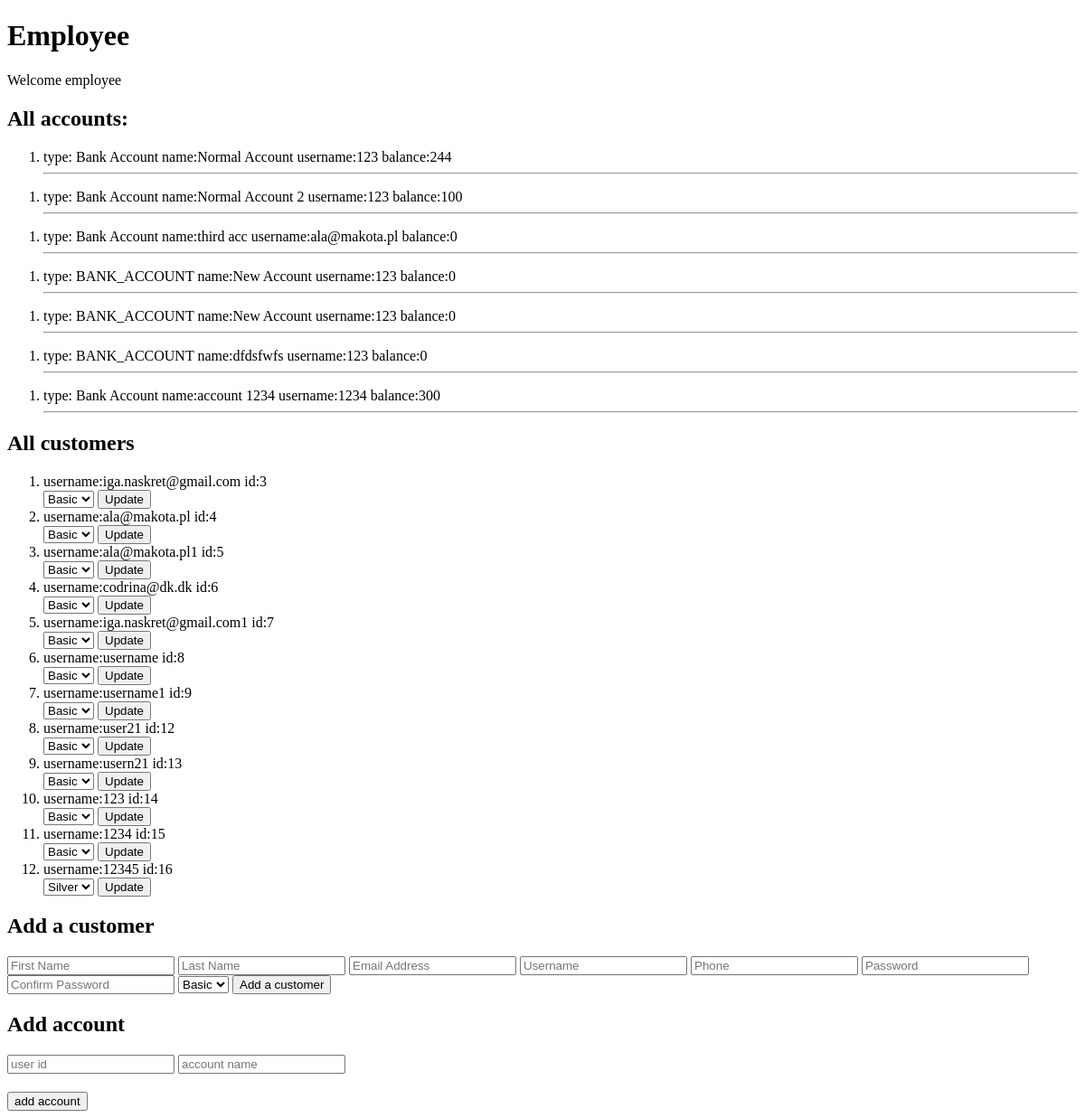
The app's page /bank/employee, older data.
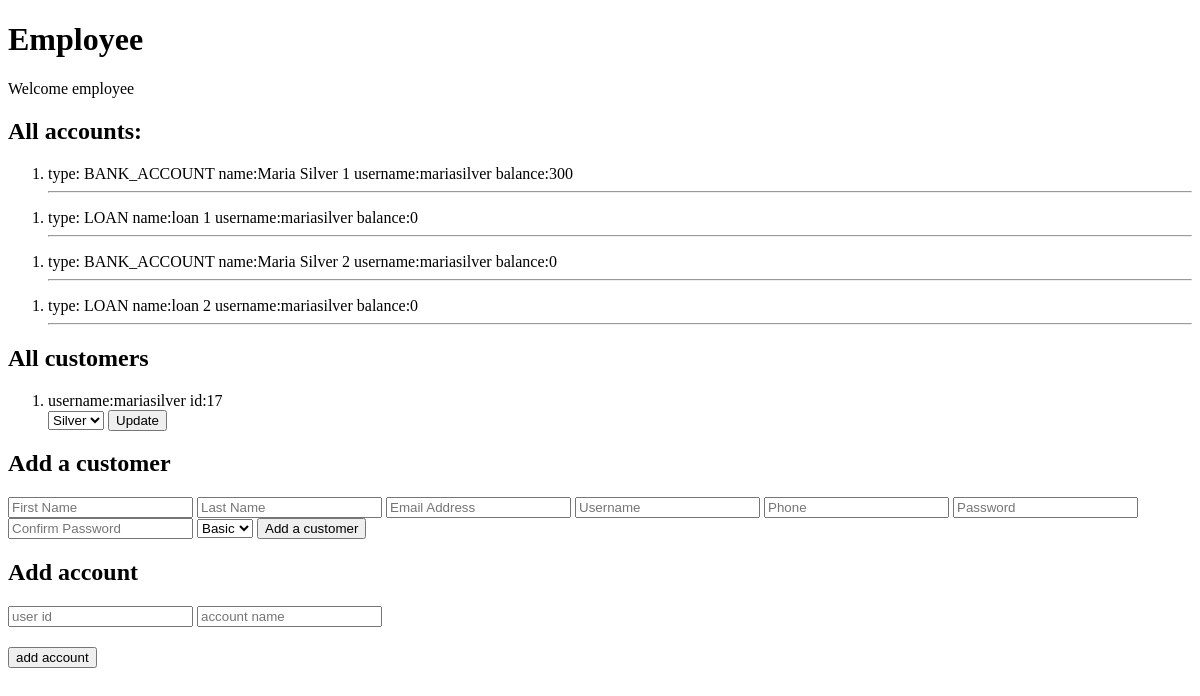
The same page, newer data.
### bank_app/models.py (models this page shows, shortened)
class Account(models.Model):
    user=models.ForeignKey(User,on_delete=models.CASCADE)
    account_number=models.CharField(max_length=10)
    class AccountType(models.TextChoices):
        BANK_ACCOUNT = 'Bank Account'
        LOAN = 'Loan'
    account_type = models.CharField(choices=AccountType.choices, default=AccountType.BANK_ACCOUNT, max_length=200)
    name=models.CharField(max_length=20)
    @property
    def balance(self):
        ledger_sum = Ledger.objects.filter(id_account_fk=self.id).aggregate(Sum('amount'))
        for key, value in ledger_sum.items():
            if value == None:
                return 0
            else:
                return  value

class Customer(models.Model):
    user = models.OneToOneField(User, on_delete=models.CASCADE, primary_key=True,)
    class Rank(models.TextChoices):
        BASIC = 'Basic'
        SILVER = 'Silver'
        GOLD = 'Gold'
    rank = models.CharField(choices=Rank.choices, default=Rank.BASIC, max_length=200)
    phone_number=models.CharField(max_length=20)

### bank_app/views.py (the view)
# urls.py: path('employee', views.employee, name='employee'),
def employee(request):
    customers = Customer.objects.all()
    accounts = Account.objects.all()
    context = {
            'customers': customers,
            'accounts': accounts
    }
    return render(request, 'bank_app/employee.html', context)

### bank_app/templates/bank_app/employee.html (shortened to what this page needs)
<!DOCTYPE html>
<html lang="en">
  <head>
  </head>
  <body>
    <h1>Employee</h1>
    <p>
      Welcome employee
    </p>
  <h2>All accounts:</h2>
  {% for account in accounts %}
  <ol>
    <li>
      type:
      <span
        >{{ account.account_type }}</span
      >
      name:<span>{{ account.name }}</span>
      username:<span>{{ account.user.username }}</span>
      balance:<span>{{ account.balance }}</span>
    </li>
    <hr />
  </ol>
  {% endfor %}
  <h2> All customers </h2>
  <ol>
  {% for customer in customers %}
  <li>
      username:<span>{{ customer.user.username }}</span>
      id:<span>{{ customer.user.id }}</span>
<form action="{% url 'bank_app:change_rank' customer_id=customer.pk  %}" method="POST">
                    <select name="rank" id="rank">
                        <option value="basic" {% if customer.rank == "basic" %}selected{% endif %}>Basic</option>
                         <option value="silver" {% if customer.rank == "silver" %}selected{% endif %}>Silver</option>
                         </select>
                         <button>Update</button>
                </form>
  </li>
  {% endfor %}
  </ol>
  <h2>Add a customer</h2>
<form action={% url 'bank_app:add_customer' %} method="POST">
     <input type="text" name="first_name" placeholder="First Name">
     <input type="text" name="last_name" placeholder="Last Name">
     <input type="email" name="email" placeholder="Email Address">
     <input type="text" name="username" placeholder="Username">
     <input type="tel" name="phone" placeholder="Phone">
     <input type="password" name="password" placeholder="Password">
     <input type="password" name="confirm_password" placeholder="Confirm Password">
     <select name="rank" id="rank">
         <option value="basic">Basic</option>
         </select>
         <button>Add a customer</button>
</form>
<h2>Add account </h2>
<form action={% url 'bank_app:add_account_by_employee' %} method="POST">
  <input type="text" name="user_id" placeholder="user id" />
  <input type="text" name="name" id="name" placeholder="account name"/>
  <button type="submit" style="display: block; margin-top: 20px">
    add account
  </button>
</form>
  </body>
</html>

Row changes from the older to the newer data that the page shows:
removed Account: account_type "Bank Account", name "Normal Account", user.username "123", balance "244"
removed Account: account_type "Bank Account", name "Normal Account 2", user.username "123", balance "100"
removed Account: account_type "Bank Account", name "third acc", user.username "ala@makota.pl", balance "0"
removed Account: account_type "BANK_ACCOUNT", name "New Account", user.username "123", balance "0"
removed Account: account_type "BANK_ACCOUNT", name "New Account", user.username "123", balance "0"
removed Account: account_type "BANK_ACCOUNT", name "dfdsfwfs", user.username "123", balance "0"
removed Account: account_type "Bank Account", name "account 1234", user.username "1234", balance "300"
removed Customer: user.username "iga.naskret@gmail.com", user.id "3", rank "Basic"
removed Customer: user.username "ala@makota.pl", user.id "4", rank "Basic"
removed Customer: user.username "ala@makota.pl1", user.id "5", rank "Basic"
removed Customer: user.username "codrina@dk.dk", user.id "6", rank "Basic"
removed Customer: user.username "iga.naskret@gmail.com1", user.id "7", rank "Basic"
removed Customer: user.username "username", user.id "8", rank "Basic"
removed Customer: user.username "username1", user.id "9", rank "Basic"
removed Customer: user.username "user21", user.id "12", rank "Basic"
removed Customer: user.username "usern21", user.id "13", rank "Basic"
removed Customer: user.username "123", user.id "14", rank "Basic"
removed Customer: user.username "1234", user.id "15", rank "Basic"
removed Customer: user.username "12345", user.id "16", rank "Silver"
added Account: account_type "BANK_ACCOUNT", name "Maria Silver 1", user.username "mariasilver", balance "300"
added Account: account_type "LOAN", name "loan 1", user.username "mariasilver", balance "0"
added Account: account_type "BANK_ACCOUNT", name "Maria Silver 2", user.username "mariasilver", balance "0"
added Account: account_type "LOAN", name "loan 2", user.username "mariasilver", balance "0"
added Customer: user.username "mariasilver", user.id "17", rank "Silver"
